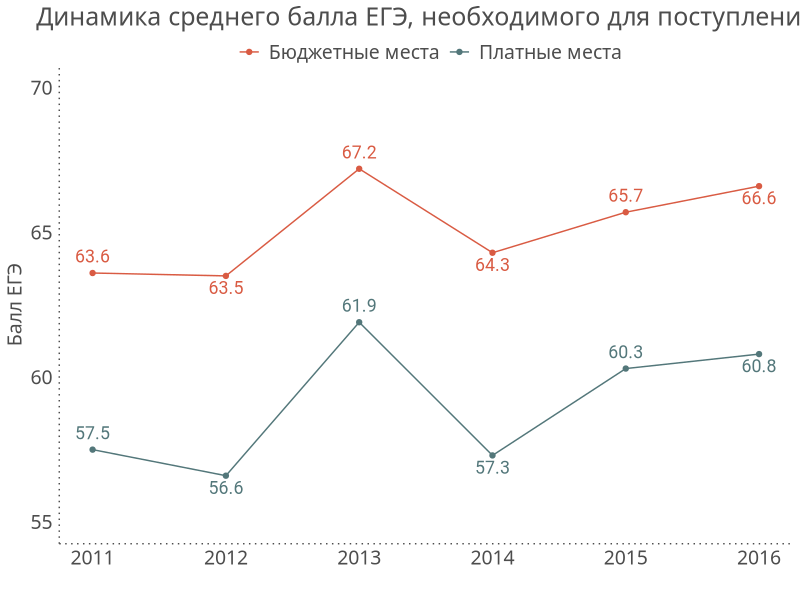
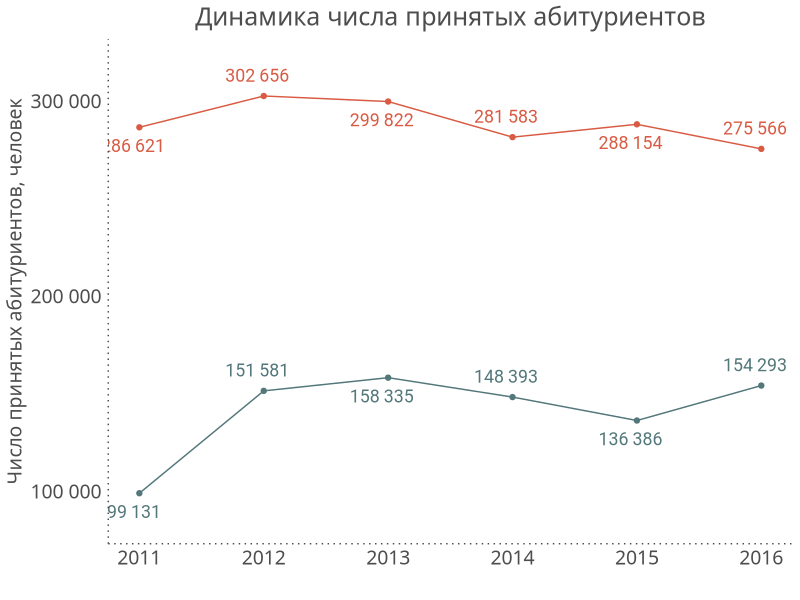
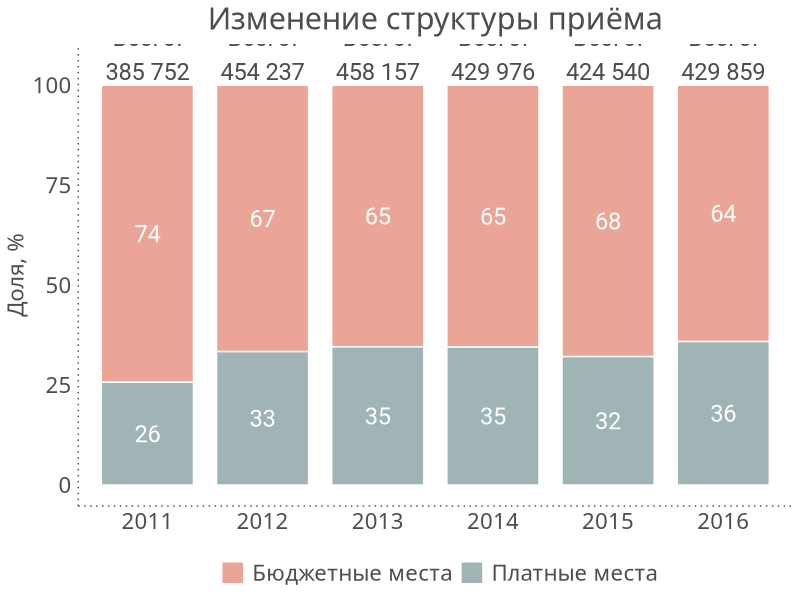
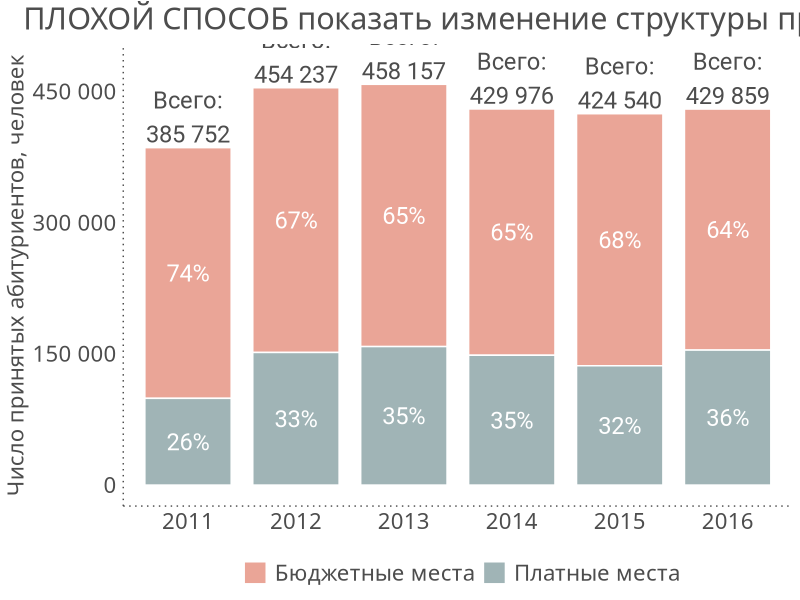
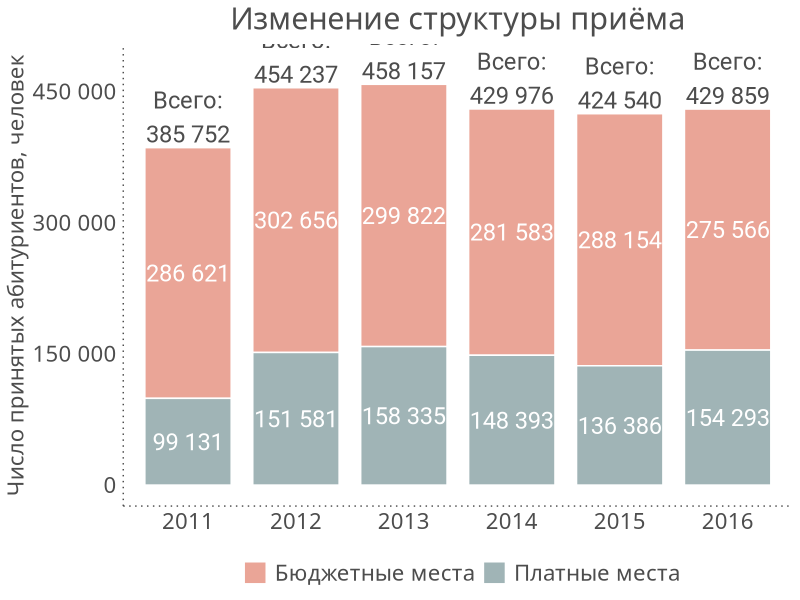
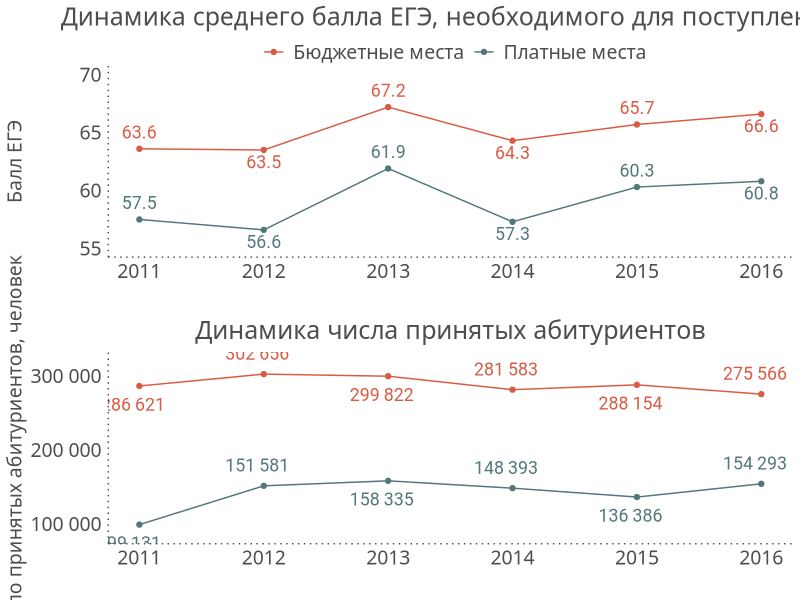
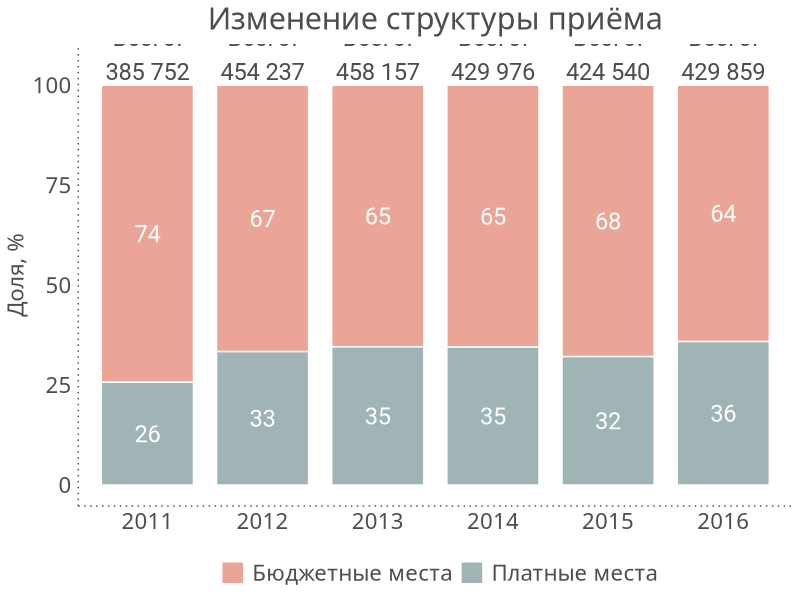
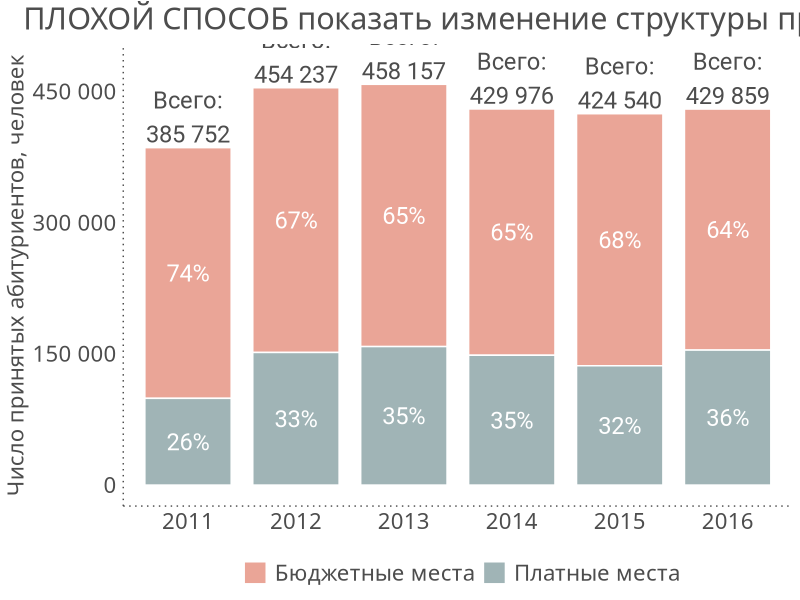

These figures' R source, in order:
library("dplyr")
library("reshape2")
library("ggplot2")
library("grid")  # for plots arrangement

# Original plot and data source
# https://ege.hse.ru/stata

# Load data ----
d <- read.csv("data/use_dynam.csv", stringsAsFactors = FALSE)

# Special helper function to add spaces in large numbers: 10000 - > 10 000 ----
format_space <- function(vect) {
  vect <- format(vect, big.mark = " ", scientific = FALSE, trim = TRUE)
  return(vect)
}

# Create separate dataset for USE and transform it to long format ----
d_use <- d %>%
  select(year, ege_av_bud, ege_av_pr) %>%
  melt(id = "year")

# Create separate dataset for ADMISSION and transform it to long format ----
d_adm <- d %>%
  select(year, adm_bud, adm_pr) %>%
  melt(id = "year")

# USE plot ----
use_ts <- ggplot(data = d_use, aes(x = year, y = value, color = variable)) +
  geom_line() +
  geom_point() +
  geom_text(aes(label = value,
                vjust = ifelse(year %in% seq(2011, 2015, 2), -0.8, 1.4)),
            size = 4.5,
            family = "Roboto",
            show.legend = FALSE) +
  scale_y_continuous(breaks = seq(55, 70, 5), 
                     labels = seq(55, 70, 5),
                     limits = c(55, 70)) +
  scale_color_manual(name = "",
                     labels = c("Бюджетные места", "Платные места"),
                     values = c("#D95B43", "#53777A")) +
  labs(title = "Динамика среднего балла ЕГЭ, необходимого для поступления",
       y = "Балл ЕГЭ",
       x = "") +
  theme(axis.text = element_text(size = 14, family = "PT Sans", color = "grey30"),
        axis.title = element_text(size = 14, family = "PT Sans", color = "grey30"),
        axis.ticks = element_blank(),
        axis.line = element_line(color = "grey30", linetype = "dotted"),
        plot.title = element_text(size = 18, family = "PT Sans", color = "grey30", hjust = 0.5),
        legend.position = "top",
        legend.key = element_blank(),
        legend.text = element_text(size = 14, family = "PT Sans", color = "grey30"),
        legend.box.margin = margin(t = -5, b = -15, unit = "pt"),
        panel.background = element_blank())

use_ts

# Admission plot ----
adm_ts <- ggplot(data = d_adm, aes(x = year, y = value, color = variable)) +
  geom_line() +
  geom_point() +
  geom_text(aes(label = format_space(value),
                vjust = ifelse(!(year %in% seq(2011, 2015, 2)), -1.1, 1.9),
                hjust = 0.6),
            size = 4.5,
            family = "Roboto",
            show.legend = FALSE) +
  scale_y_continuous(breaks = seq(100000, 300000, 100000), 
                     limits = c(85000, 320000),
                     labels = format_space) +
  scale_color_manual(name = "",
                     labels = c("Бюджетные места", "Платные места"),
                     values = c("#D95B43", "#53777A")) +
  labs(title = "Динамика числа принятых абитуриентов",
       y = "Число принятых абитуриентов, человек",
       x = "") +
  theme(axis.text = element_text(size = 14, family = "PT Sans", color = "grey30"),
        axis.title = element_text(size = 14, family = "PT Sans", color = "grey30"),
        axis.ticks = element_blank(),
        axis.line = element_line(color = "grey30", linetype = "dotted"),
        plot.title = element_text(size = 18, family = "PT Sans", color = "grey30", hjust = 0.5),
        legend.position = "none",
        panel.background = element_blank())

adm_ts

# Align plots by left edge ----
# Details: http://stackoverflow.com/questions/13294952/left-align-two-graph-edges-ggplot

# Convert to grob object
grU <- ggplotGrob(use_ts)
grA <- ggplotGrob(adm_ts)

# Save to png. ggsave is powerless here ----
grid.newpage()
png(filename = "plots/use_ts/use_ts_after.png", width = 10, height = 10, units = "in", res = 70)
grid.draw(rbind(grU, grA))
dev.off()

# Admission structure ----
d_adm_str <- d_adm %>%
  mutate(year = factor(year)) %>%
  group_by(year) %>%
  mutate(fracts = value/sum(value))

# Total number of admitted students
d_tot_adm <- d_adm %>%
  mutate(year = factor(year)) %>%
  group_by(year) %>%
  summarise(tot_numb = sum(value))

# Correct plot
adm_str_pl_1 <- ggplot(data = d_adm_str, aes(x = year, y = fracts, fill = variable)) +
  geom_bar(stat = "identity", color = "white", width = 0.8, alpha = 0.55) +
  geom_text(aes(label = round(100 * fracts, 0)), 
            position = position_stack(vjust = 0.5),
            family = "Roboto",
            size = 6,
            color = "white") +
  geom_text(data = d_tot_adm, 
            aes(x = year, 
                y = 1, 
                fill = NULL, 
                label = paste0("Всего:\n", format_space(tot_numb)),
                vjust = -0.1),
            family = "Roboto",
            size = 6,
            color = "grey30") +
  scale_y_continuous(breaks = seq(0, 1, 0.25), 
                     labels = seq(0, 100, 25),
                     limits = c(0, 1.05)) +
  scale_fill_manual(name = "",
                     labels = c("Бюджетные места", "Платные места"),
                     values = c("#D95B43", "#53777A")) +
  labs(title = "Изменение структуры приёма",
       y = "Доля, %",
       x = "") +
  theme(axis.text = element_text(size = 16, family = "PT Sans", color = "grey30"),
        axis.title = element_text(size = 16, family = "PT Sans", color = "grey30"),
        axis.ticks = element_blank(),
        axis.line = element_line(color = "grey30", linetype = "dotted"),
        plot.title = element_text(size = 22, family = "PT Sans", color = "grey30", hjust = 0.5),
        legend.position = "bottom",
        legend.key = element_blank(),
        legend.text = element_text(size = 16, family = "PT Sans", color = "grey30"),
        legend.box.margin = margin(t = -15, unit = "pt"),
        panel.background = element_blank())

adm_str_pl_1

ggsave("plots/use_ts/use_struct_correct.png", adm_str_pl_1, width = 12, height = 8, units = "in")

# Wrong way
adm_str_pl_2 <- ggplot(data = d_adm_str, aes(x = year, y = value, fill = variable)) +
  geom_bar(stat = "identity", color = "white", width = 0.8, alpha = 0.55) +
  geom_text(aes(label = paste0(round(100 * fracts, 0), "%")),
            position = position_stack(vjust = 0.5),
            family = "Roboto",
            size = 6,
            color = "white") +
  geom_text(data = d_tot_adm,
            aes(x = year,
                y = tot_numb,
                fill = NULL,
                label = paste0("Всего:\n", format_space(tot_numb)),
                vjust = -0.1),
            family = "Roboto",
            size = 6,
            color = "grey30") +
  scale_y_continuous(breaks = seq(0, 450000, 150000),
                     labels = format_space,
                     limits = c(0, 480000)) +
  scale_fill_manual(name = "",
                    labels = c("Бюджетные места", "Платные места"),
                    values = c("#D95B43", "#53777A")) +
  labs(title = "ПЛОХОЙ СПОСОБ показать изменение структуры приёма",
       y = "Число принятых абитуриентов, человек",
       x = "") +
  theme(axis.text = element_text(size = 16, family = "PT Sans", color = "grey30"),
        axis.title = element_text(size = 16, family = "PT Sans", color = "grey30"),
        axis.ticks = element_blank(),
        axis.line = element_line(color = "grey30", linetype = "dotted"),
        plot.title = element_text(size = 22, family = "PT Sans", color = "grey30", hjust = 0.5),
        legend.position = "bottom",
        legend.key = element_blank(),
        legend.text = element_text(size = 16, family = "PT Sans", color = "grey30"),
        legend.box.margin = margin(t = -15, unit = "pt"),
        panel.background = element_blank())

adm_str_pl_2

ggsave("plots/use_ts/use_struct_wrong.png", adm_str_pl_2, width = 12, height = 8, units = "in")

# Correct but not so useful way
adm_str_pl_3 <- ggplot(data = d_adm_str, aes(x = year, y = value, fill = variable)) +
  geom_bar(stat = "identity", color = "white", width = 0.8, alpha = 0.55) +
  geom_text(aes(label = format_space(value)),
            position = position_stack(vjust = 0.5),
            family = "Roboto",
            size = 6,
            color = "white") +
  geom_text(data = d_tot_adm,
            aes(x = year,
                y = tot_numb,
                fill = NULL,
                label = paste0("Всего:\n", format_space(tot_numb)),
                vjust = -0.1),
            family = "Roboto",
            size = 6,
            color = "grey30") +
  scale_y_continuous(breaks = seq(0, 450000, 150000),
                     labels = format_space,
                     limits = c(0, 480000)) +
  scale_fill_manual(name = "",
                    labels = c("Бюджетные места", "Платные места"),
                    values = c("#D95B43", "#53777A")) +
  labs(title = "Изменение структуры приёма",
       y = "Число принятых абитуриентов, человек",
       x = "") +
  theme(axis.text = element_text(size = 16, family = "PT Sans", color = "grey30"),
        axis.title = element_text(size = 16, family = "PT Sans", color = "grey30"),
        axis.ticks = element_blank(),
        axis.line = element_line(color = "grey30", linetype = "dotted"),
        plot.title = element_text(size = 22, family = "PT Sans", color = "grey30", hjust = 0.5),
        legend.position = "bottom",
        legend.key = element_blank(),
        legend.text = element_text(size = 16, family = "PT Sans", color = "grey30"),
        legend.box.margin = margin(t = -15, unit = "pt"),
        panel.background = element_blank())

adm_str_pl_3

ggsave("plots/use_ts/use_struct_not_quite_useful.png", adm_str_pl_3, width = 12, height = 8, units = "in")
